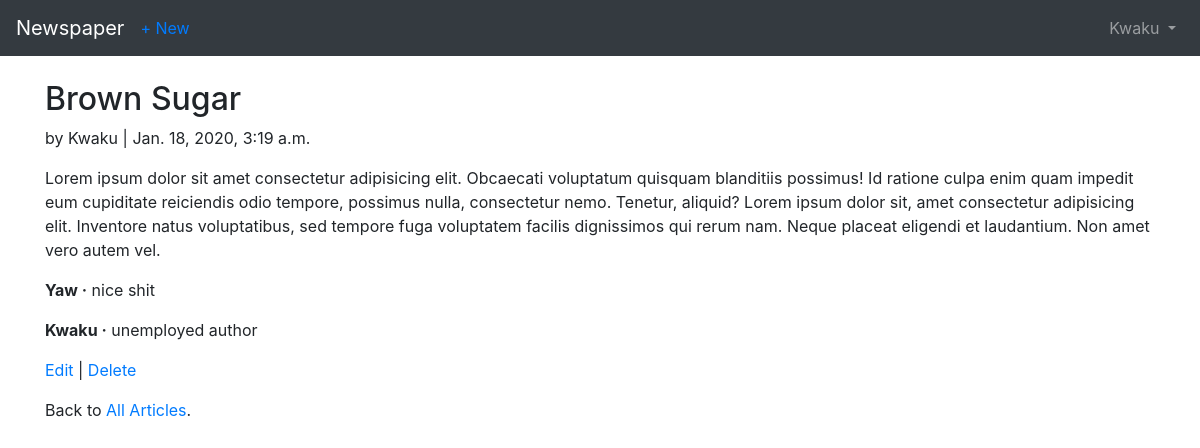
Page /articles/articles/3/ (signed in) on the committed database.
### users/models.py (models this page shows)
class CustomUser(AbstractUser):
    age = models.PositiveIntegerField(null=True, blank=True)

### articles/models.py (models this page shows, shortened)
class Article(models.Model):
    author = models.ForeignKey(get_user_model(),on_delete=models.CASCADE)
    title = models.CharField(max_length=255)
    body = models.TextField()
    date = models.DateTimeField(auto_now_add=True)

class Comment(models.Model):
    author = models.ForeignKey(get_user_model(),on_delete=models.CASCADE)
    article = models.ForeignKey('Article',on_delete=models.CASCADE,related_name='comments')
    comment = models.TextField()
    def __str__(self):
        return self.comment

### articles/views.py (the view)
# urls.py: path('articles/<int:pk>/',views.ArticleDetailView.as_view(),name='article_detail'),
class ArticleDetailView(LoginRequiredMixin,DetailView):
    model = Article
    context_object_name = 'article'
    template_name = 'article_detail.html'

### templates/article_detail.html (shortened to what this page needs)
{% extends "base.html" %}
{% block content %}
    <div class="article-entry">
        <h2>{{ object.title }}</h2>
        <p>by {{ object.author }} | {{ object.date }}</p>
        <p>{{ object.body }}</p>
    </div>
    {% for comment in object.comments.all %}
        <p>
            <span class="font-weight-bold">{{ comment.author }} &middot;</span>
            {{ comment }}
        </p>
    {% endfor %}
    <p>
        <a href="{% url 'article_update' article.pk %}">Edit</a> |
        <a href="{% url 'article_delete' article.pk %}">Delete</a>
    </p>
    <p>Back to <a href="{% url 'article_list' %}">All Articles</a>.</p>
{% endblock content %}

### templates/base.html (shortened to what this page needs)
<!doctype html>
<html lang="en">
  <head>
    <link rel="stylesheet" href="https://stackpath.bootstrapcdn.com/bootstrap/4.4.1/css/bootstrap.min.css">
  </head>
  <body>
    <nav class="navbar navbar-expand-md navbar-dark bg-dark mb-4">
        <a href="{% url 'home' %}" class="navbar-brand">Newspaper</a>
        {% if user.is_authenticated %}
            <ul class="navbar-nav mr-auto">
                <li class="nav-item">
                    <a href="{% url 'article_create' %}">+ New</a>
                </li>
            </ul>
        {% endif %}
        {% if user.is_authenticated %}
        <ul class="navbar-nav ml-auto">
            <li class="nav-item">
                <a class="nav-link dropdown-toggle" href="#" id="userMenu"
                data-toggle="dropdown" aria-haspopup="true" aria-expanded="false">
                    {{ user.username }}
                </a>
            </li>
        </ul>
        {% else %}
        <form class="form-inline ml-auto">
            <a href="{% url 'login' %}" class="btn btn-outline-success my-2 my-sm-0" type="submit">Login</a>
            <a href="{% url 'signup' %}" class="btn btn-outline-primary my-2 my-sm-0 mx-2" type="submit">Sign Up</a>
        </form>
        {% endif %}
    </nav>
    <div class="container">
        {% block content %}
        {% endblock content %}
    </div>
  </body>
</html>

### rows in the picture
CustomUser: username "Kwaku"
Article: title "Brown Sugar", author "Kwaku", date "Jan. 18, 2020, 3:19 a.m.", body "Lorem ipsum dolor sit amet consectetur adipisicing elit. Obcaecati voluptatum quisquam blanditiis possimus! Id ratione culpa enim quam impedit eum cupiditate reiciendis odio tempore, possimus nulla, consectetur nemo. Tenetur, aliquid? Lorem ipsum dolor sit, amet consectetur adipisicing elit. Inventore natus voluptatibus, sed tempore fuga voluptatem facilis dignissimos qui rerum nam. Neque placeat eligendi et laudantium. Non amet vero autem vel."
Comment: author "Yaw", comment "nice shit"
Comment: author "Kwaku", comment "unemployed author"
